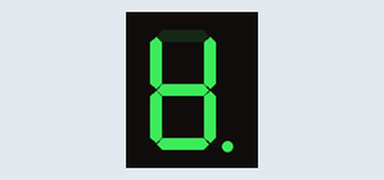
A sketch run on a simulated Raspberry Pi Pico. Parts: 1-digit seven-segment display. Wiring (inferred from the names in the program): 1-digit 7-segment display, segments lit when LOW: segments GP6, GP4, GP3, GP9, GP10, GP11, GP12, GP7. The segment pins are drawn as the display they are named for.

Above: at 0.05 s.
At 0.55 s:
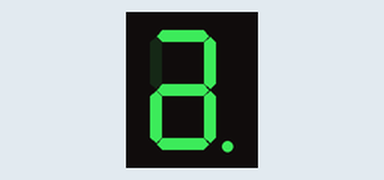
At 1.05 s:
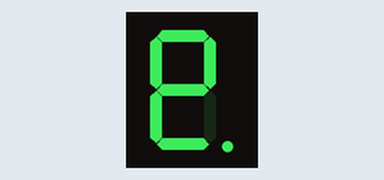

The sketch:

simple7Segment.ino
```cpp
int a = 6;
int b = 4;
int c = 3;
int d = 9;
int e = 10;
int f = 11;
int g = 12;
int h = 7;
int i = 8;
int j = 5;

void setup() {
  // put your setup code here, to run once:
  pinMode(a, OUTPUT);
  pinMode(b, OUTPUT);
  pinMode(c, OUTPUT);
  pinMode(d, OUTPUT);
  pinMode(e, OUTPUT);
  pinMode(f, OUTPUT);
  pinMode(g, OUTPUT);
  pinMode(h, OUTPUT);
  pinMode(i, OUTPUT);
  pinMode(j, OUTPUT);

}
void mati() {
  delay(100);
  digitalWrite(a, LOW);
  digitalWrite(b, LOW);
  digitalWrite(c, LOW);
  digitalWrite(d, LOW);
  digitalWrite(e, LOW);
  digitalWrite(f, LOW);
  digitalWrite(g, LOW);
  digitalWrite(h, LOW);
  digitalWrite(i, LOW);
  digitalWrite(h, LOW);
  digitalWrite(j, LOW);
}

void loop1() {
  digitalWrite(a, HIGH);
  mati();
  digitalWrite(b, HIGH);
  mati();
  digitalWrite(c, HIGH);
  mati();
  digitalWrite(d, HIGH);
  mati();
  digitalWrite(e, HIGH);
  mati();
  digitalWrite(f, HIGH);
  mati();
  digitalWrite(g, HIGH);
  mati();
  digitalWrite(h, HIGH);
  mati();
}

void loop2() {
  digitalWrite(a, HIGH);
  mati();
  digitalWrite(b, HIGH);
  mati();
  digitalWrite(c, HIGH);
  mati();
  digitalWrite(j, HIGH);
  mati();
  digitalWrite(i, HIGH);
  mati();
  digitalWrite(g, HIGH);
  mati();
  digitalWrite(f, HIGH);
  mati();
  digitalWrite(e, HIGH);
  mati();
  digitalWrite(d, HIGH);
  mati();
  digitalWrite(j, HIGH);
  mati();
  digitalWrite(i, HIGH);
  mati();
  digitalWrite(h, HIGH);
  mati();
}

void loop3() {
  digitalWrite(a, HIGH);
  digitalWrite(i, HIGH);
  mati();
  digitalWrite(b, HIGH);
  digitalWrite(j, HIGH);
  mati();
  digitalWrite(c, HIGH);
  digitalWrite(d, HIGH);
  mati();
  digitalWrite(j, HIGH);
  digitalWrite(e, HIGH);
  mati();
  digitalWrite(i, HIGH);
  digitalWrite(f, HIGH);
  mati();
  digitalWrite(g, HIGH);
  digitalWrite(h, HIGH);
  mati();
}

void loop() {
  // put your main code here, to run repeatedly:
  for(int i=0;i<3;i++) {
    loop1();
  }
  for(int i=0;i<3;i++) {
    loop2();
  }
  for(int i=0;i<3;i++) {
    loop3();
  }
  loop1();
  loop2();
  loop3();
}
```

Measured:
- by itself, everything shown: repeats every 0.80 s, in 8 steps
